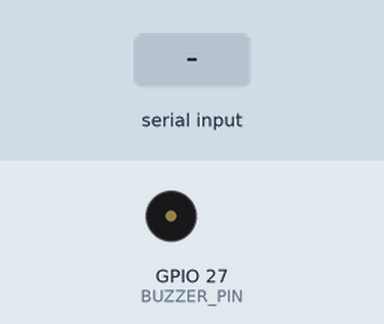
The sketch below on a simulated ESP32. Shown: buzzer (waves = sounding). The inputs (shaded band) are chosen by the test bench. What the sketch prints to the serial monitor is not drawn.

Above: at 2.2 s.
2.3 s: "1\n" received over Serial
11.6 s: "2\n" received over Serial
20.9 s: "3\n" received over Serial
At 21.45 s:
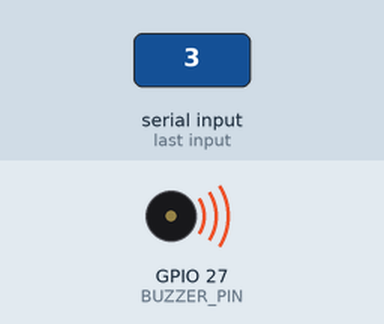
Timing chart, 0 to 23.9 s (numbered marks = the images above; inputs shaded):
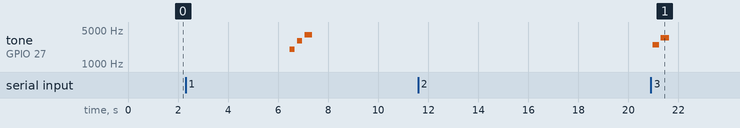

Measured:
- after the input at 11.6 s, every drawn part: stays the same
- after the input at 20.9 s, tone on GPIO 27 (BUZZER_PIN): silent → 2500 Hz after 0.08 s, → silent 0.25 s later, → 3500 Hz 0.05 s later, → silent 0.35 s later
- by itself, tone on GPIO 27 (BUZZER_PIN): plays 2000 Hz for 0.20 s, 3000 Hz for 0.20 s, 4000 Hz for 0.30 s

The sketch:

test_buzzer.ino
```cpp
/*
 * ============================================================================
 *  TEST 4: BUZZER DIAGNOSTIC TOOL (ACTIVE & PASSIVE BUZZERS)
 * ============================================================================
 *  Use this sketch to test your buzzer and instantly find out:
 *    1. Is it an ACTIVE buzzer (Active-HIGH vs Active-LOW)?
 *    2. Or is it a PASSIVE buzzer (which requires PWM frequency to produce sound)?
 *
 *  HARDWARE CONNECTIONS (ESP32 38-Pin DevKit):
 *  ----------------------------------------------------------------------------
 *  Buzzer Pin          ESP32 Pin        Description
 *  ----------------------------------------------------------------------------
 *  For 3-Pin Modules:
 *    VCC               3V3 (or 5V)      Module Power
 *    GND               GND              Ground
 *    I/O / SIG         GPIO 27          Signal Control
 *
 *  For 2-Pin Buzzers:
 *    Long Leg (+)      GPIO 27          Positive Trigger
 *    Short Leg (-)     GND              Ground
 *  ----------------------------------------------------------------------------
 *
 *  HOW TO USE:
 *  1. Upload this sketch to your ESP32
 *  2. Open Serial Monitor (115200 baud)
 *  3. The sketch will run 3 diagnostic phases:
 *     - Phase A: Digital HIGH (Active Buzzer - Active HIGH)
 *     - Phase B: Digital LOW  (Active Buzzer - Active LOW module)
 *     - Phase C: PWM Tone     (Passive Buzzer 2kHz, 3kHz, 4kHz frequencies)
 *  4. Listen carefully to hear during WHICH phase your buzzer sounds!
 * ============================================================================
 */

#define BUZZER_PIN 27

void printBanner() {
  Serial.println(F("\n======================================================="));
  Serial.println(F("              🔊 BUZZER DIAGNOSTIC TOOL                "));
  Serial.println(F("======================================================="));
  Serial.println(F("ESP32 Pin: Signal->GPIO 27, VCC->3V3/5V, GND->GND\n"));
  Serial.println(F("Interactive Serial Commands:"));
  Serial.println(F("  1  or HIGH   -> Pulse GPIO 27 HIGH for 500ms"));
  Serial.println(F("  2  or LOW    -> Pulse GPIO 27 LOW for 500ms"));
  Serial.println(F("  3  or TONE   -> Play PWM musical scale (for Passive buzzer)"));
  Serial.println(F("  4  or BEEP   -> Fast double beep (Lab Door entry sound)"));
  Serial.println(F("  AUTO         -> Resume automatic diagnostic loop"));
  Serial.println(F("=======================================================\n"));
}

bool autoMode = true;

// Active HIGH Beep
void beepActiveHigh(int durationMs) {
  pinMode(BUZZER_PIN, OUTPUT);
  digitalWrite(BUZZER_PIN, HIGH);
  delay(durationMs);
  digitalWrite(BUZZER_PIN, LOW);
}

// Active LOW Beep
void beepActiveLow(int durationMs) {
  pinMode(BUZZER_PIN, OUTPUT);
  digitalWrite(BUZZER_PIN, LOW);
  delay(durationMs);
  digitalWrite(BUZZER_PIN, HIGH);
}

// PWM Tone (Passive Buzzer support)
void playTone(int freq, int durationMs) {
  #if ESP_ARDUINO_VERSION >= ESP_ARDUINO_VERSION_VAL(3, 0, 0)
    ledcAttach(BUZZER_PIN, freq, 8);
    ledcWriteTone(BUZZER_PIN, freq);
    delay(durationMs);
    ledcWriteTone(BUZZER_PIN, 0);
    ledcDetach(BUZZER_PIN);
  #else
    // ESP32 core 2.x
    ledcSetup(0, freq, 8);
    ledcAttachPin(BUZZER_PIN, 0);
    ledcWriteTone(0, freq);
    delay(durationMs);
    ledcWriteTone(0, 0);
    ledcDetachPin(BUZZER_PIN);
  #endif
  pinMode(BUZZER_PIN, OUTPUT);
  digitalWrite(BUZZER_PIN, LOW);
}

void setup() {
  Serial.begin(115200);
  delay(1000);

  pinMode(BUZZER_PIN, OUTPUT);
  digitalWrite(BUZZER_PIN, LOW);

  printBanner();
}

void loop() {
  if (Serial.available()) {
    String cmd = Serial.readStringUntil('\n');
    cmd.trim();
    cmd.toUpperCase();

    if (cmd == "1" || cmd == "HIGH") {
      autoMode = false;
      Serial.println(F("🔊 MANUAL: Triggering Active-HIGH pulse (500ms)..."));
      beepActiveHigh(500);
    } else if (cmd == "2" || cmd == "LOW") {
      autoMode = false;
      Serial.println(F("🔊 MANUAL: Triggering Active-LOW pulse (500ms)..."));
      beepActiveLow(500);
    } else if (cmd == "3" || cmd == "TONE") {
      autoMode = false;
      Serial.println(F("🎵 MANUAL: Playing PWM tone sequence (2500Hz -> 3500Hz)..."));
      playTone(2500, 250);
      delay(50);
      playTone(3500, 350);
    } else if (cmd == "4" || cmd == "BEEP") {
      autoMode = false;
      Serial.println(F("🔔 MANUAL: Playing Lab Door double beep..."));
      beepActiveHigh(80);
      playTone(3000, 80);
      delay(80);
      beepActiveHigh(120);
      playTone(3000, 120);
    } else if (cmd == "AUTO") {
      autoMode = true;
      Serial.println(F("▶️ Resuming AUTO diagnostic cycle..."));
    }
  }

  if (autoMode) {
    // -------------------------------------------------------------
    // PHASE A: Active Buzzer - Active HIGH Test
    // -------------------------------------------------------------
    Serial.println(F("🔊 [TEST A] Testing Active-HIGH pulse on GPIO 27..."));
    Serial.println(F("   -> If your buzzer beeps NOW: It is an ACTIVE buzzer (Active-HIGH)."));
    beepActiveHigh(250);
    delay(200);
    beepActiveHigh(250);
    delay(2000);

    // -------------------------------------------------------------
    // PHASE B: Active Buzzer - Active LOW Module Test
    // -------------------------------------------------------------
    Serial.println(F("🔊 [TEST B] Testing Active-LOW pulse on GPIO 27..."));
    Serial.println(F("   -> If your buzzer beeps NOW: It is an ACTIVE buzzer (Active-LOW module)."));
    beepActiveLow(250);
    delay(200);
    beepActiveLow(250);
    delay(2000);

    // -------------------------------------------------------------
    // PHASE C: Passive Buzzer - PWM Frequency Test
    // -------------------------------------------------------------
    Serial.println(F("🎵 [TEST C] Testing PWM Tones (2000Hz, 3000Hz, 4000Hz)..."));
    Serial.println(F("   -> If your buzzer only made sound NOW: It is a PASSIVE buzzer!"));
    playTone(2000, 200);
    delay(100);
    playTone(3000, 200);
    delay(100);
    playTone(4000, 300);
    delay(3000);

    Serial.println(F("--- Cycle complete. Repeating in 3 seconds...\n"));
  } else {
    delay(100);
  }
}
```
